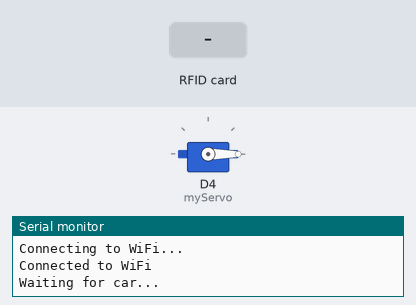
The sketch below on a simulated ESP8266 (NodeMCU). Shown: servo, the last lines printed to the serial monitor. The test bench sets the inputs (shaded band). WiFi joins after 1.5 s; servers stay silent unless stated; no MQTT or app messages arrive unless stated.

Above: at 3.2 s.
3.3 s: RFID card 74 B5 8F 04 held to the reader
At 4.4 s:
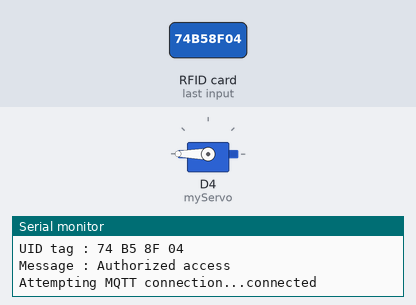
Timing chart, 0 to 10.4 s (numbered marks = the images above; inputs shaded):
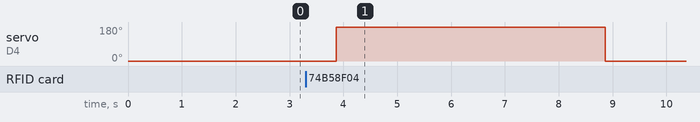

Measured:
- after the input at 3.3 s, servo on D4 (myServo): 0° → 180° after 0.56 s, → 0° 5.0 s later

The sketch:

main.ino
```cpp
#include <SPI.h>
#include <MFRC522.h>
#include <Servo.h>
#include <PubSubClient.h>
#include <ESP8266WiFi.h>

#define SS_PIN D2
#define RST_PIN D1
MFRC522 mfrc522(SS_PIN, RST_PIN); // Create MFRC522 instance.
Servo myServo;                    // Define servo name

const char *ssid = "Tec-IoT";
const char *password = "spotless.magnetic.bridge";
const char *mqtt_server = "mqtt-dashboard.com";

WiFiClient espClient;
PubSubClient client(espClient);

// Define authorized RFID tags
String authorizedTags[] = {
    "74 B5 8F 04",
    "89 E4 22 16",
    "EA 87 23 80",
    "7C D1 D2 DB",
    "FA 8E 0C 7D"};

void setup()
{
    Serial.begin(115200); // Initiate a serial communication
    WiFi.begin(ssid, password);

    while (WiFi.status() != WL_CONNECTED)
    {
        delay(1000);
        Serial.println("Connecting to WiFi...");
    }
    Serial.println("Connected to WiFi");

    client.setServer(mqtt_server, 1883);

    SPI.begin();        // Initiate SPI bus
    mfrc522.PCD_Init(); // Initiate MFRC522
    myServo.attach(D4); // Servo pin
    myServo.write(0);   // Servo start position
    Serial.println("Waiting for car...");
    Serial.println();
}

void loop()
{
    // Look for new cards
    if (!mfrc522.PICC_IsNewCardPresent())
    {
        return;
    }

    // Select one of the cards
    if (!mfrc522.PICC_ReadCardSerial())
    {
        return;
    }

    // Show UID on the serial monitor
    Serial.print("UID tag :");
    String content = "";
    byte letter;
    for (byte i = 0; i < mfrc522.uid.size; i++)
    {
        Serial.print(mfrc522.uid.uidByte[i] < 0x10 ? " 0" : " ");
        Serial.print(mfrc522.uid.uidByte[i], HEX);
        content.concat(String(mfrc522.uid.uidByte[i] < 0x10 ? " 0" : " "));
        content.concat(String(mfrc522.uid.uidByte[i], HEX));
    }
    Serial.println();
    Serial.print("Message : ");
    content.toUpperCase();

    // Check if the scanned tag is authorized
    bool isAuthorized = false;
    for (int i = 0; i < sizeof(authorizedTags) / sizeof(authorizedTags[0]); i++)
    {
        if (content.substring(1) == authorizedTags[i])
        {
            isAuthorized = true;
            break;
        }
    }

    if (isAuthorized)
    {
        Serial.println("Authorized access");
        Serial.println();
        sendMQTTMessage(content);
        delay(500);
        myServo.write(180);
        delay(5000);
        myServo.write(0);
    }
    else
    {
        Serial.println("Access denied");
    }
}

void sendMQTTMessage(String content)
{
    if (!client.connected())
    {
        reconnect();
    }
    client.publish("authorized-uid", content.c_str());
}

void reconnect()
{
    while (!client.connected())
    {
        Serial.print("Attempting MQTT connection...");
        if (client.connect("ESP8266Client"))
        {
            Serial.println("connected");
        }
        else
        {
            Serial.print("failed, rc=");
            Serial.print(client.state());
            Serial.println(" try again in 5 seconds");
            delay(5000);
        }
    }
}
```
